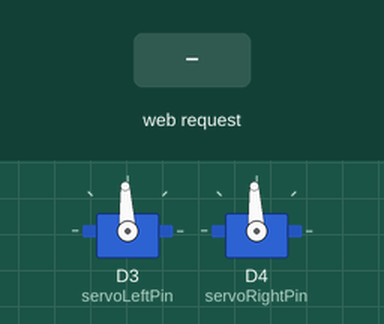
Recording of a sketch running on a simulated Arduino MKR. Shown: 2 × servo. The test bench sets the inputs (shaded band). WiFi joins after 1.5 s; servers stay silent unless stated; what the sketch prints to the serial monitor is not drawn.

Above: at 13.7 s.
13.8 s: HTTP request GET /F received
At 14.05 s:
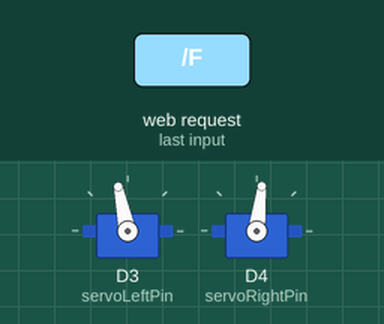
15.8 s: HTTP request GET /B received
At 16.05 s:
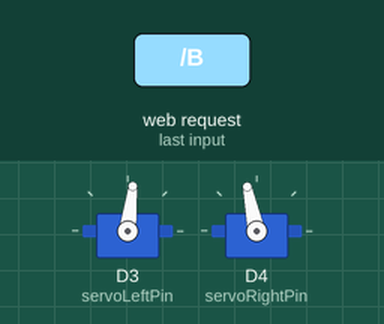
17.8 s: HTTP request GET /L received
At 18.05 s:
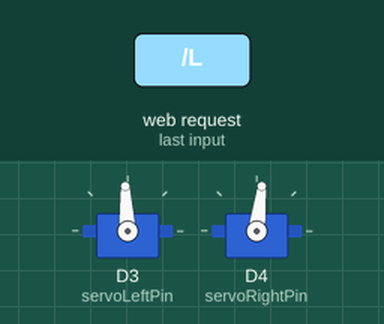
19.3 s: HTTP request GET /R received
At 19.55 s:
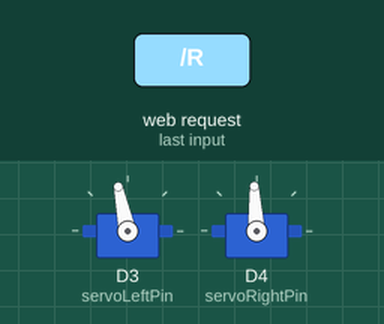
Timing chart, 0 to 21.8 s (numbered marks = the images above; inputs shaded):
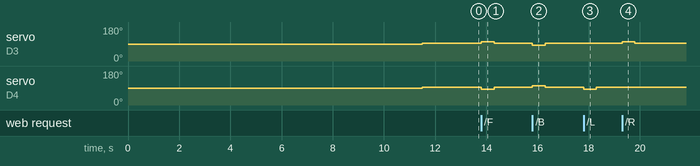

The sketch:

simple_robot.ino
```cpp
#include "RobotServer.hpp"

RobotServer robotServer;

void setup()
{
  Serial.begin(9600);
  while (! Serial);
  robotServer.initServer();
}

void loop()
{
  robotServer.runServer();
}
```

Robot.cpp
```cpp
#include "Robot.hpp"
#include "Arduino.h"

Robot::Robot(){
  servoLeft.attach(servoLeftPin);
  servoRight.attach(servoRightPin);
}

void Robot::stopMove(int timeMs){
  servoLeft.writeMicroseconds(1500);
  servoRight.writeMicroseconds(1500);
  delay(timeMs);
}

void Robot::moveForward(int timeMs){
  servoLeft.writeMicroseconds(1600);
  servoRight.writeMicroseconds(1400);
  delay(timeMs);
}

void Robot::moveBackward(int timeMs){
  servoLeft.writeMicroseconds(1400);
  servoRight.writeMicroseconds(1600);
  delay(timeMs);
}

void Robot::turnLeft(int timeMs){
  servoLeft.writeMicroseconds(1500);
  servoRight.writeMicroseconds(1400);
  delay(timeMs);
}

void Robot::turnRight(int timeMs){
  servoLeft.writeMicroseconds(1600);
  servoRight.writeMicroseconds(1500);
  delay(timeMs);
}
```

Robot.hpp
```cpp
#pragma once
#include <Servo.h>

class Robot{
private:
    Servo servoLeft;
    Servo servoRight;
    int servoLeftPin = 3;
    int servoRightPin = 4;
public:
    Robot();
    void stopMove(int timeMs);
    void moveForward(int timeMs);
    void moveBackward(int timeMs);
    void turnLeft(int timeMs);
    void turnRight(int timeMs);
};
```

RobotServer.cpp
```cpp
#include "RobotServer.hpp"
#include "Robot.hpp"
#include <Arduino.h>
#include <WiFiNINA.h>
#include "WifiSecret.h"


void RobotServer::initServer(){
  Serial.println("initServer");
  enableWiFi();
  connectWiFi();
  server.begin();
  printWifiStatus();
  robot.stopMove(1000);
}


void RobotServer::runServer(){
  client = server.available();

  if (client) {
    printWeb();
  }
}

void RobotServer::enableWiFi() {
  Serial.println("enableWiFi");
  if (WiFi.status() == WL_NO_MODULE) {
    Serial.println("Communication with WiFi module failed!");
    while (true);
  }

  String fv = WiFi.firmwareVersion();
  if (fv < "1.0.0") {
    Serial.println("Please upgrade the firmware");
  }
}

void RobotServer::connectWiFi() {
  Serial.println("connectWiFi");
  while (status != WL_CONNECTED) {
    Serial.println("connectWiFi try to connect");
    status = WiFi.begin(SECRET_SSID,SECRET_PASS);
    delay(10000);
  }
}

void RobotServer::printWifiStatus() {
  Serial.println("printWifiStatus");
  // print the SSID of the network you're attached to:
  Serial.print("SSID: ");
  Serial.println(WiFi.SSID());

  // print your board's IP address:
  IPAddress ip = WiFi.localIP();
  Serial.print("IP Address: ");
  Serial.println(ip);

  // print the received signal strength:
  long rssi = WiFi.RSSI();
  Serial.print("signal strength (RSSI):");
  Serial.print(rssi);
  Serial.println(" dBm");

  Serial.print("To see this page in action, open a browser to http://");
  Serial.println(ip);
}


void RobotServer::printWeb() {
   if (client) {                             // if you get a client,
    Serial.println("new client");           // print a message out the serial port
    String currentLine = "";                // make a String to hold incoming data from the client
    while (client.connected()) {            // loop while the client's connected
      if (client.available()) {             // if there's bytes to read from the client,
        char c = client.read();             // read a byte, then
        Serial.write(c);                    // print it out the serial monitor
        if (c == '\n') {                    // if the byte is a newline character

          // if the current line is blank, you got two newline characters in a row.
          // that's the end of the client HTTP request, so send a response:
          if (currentLine.length() == 0) {

            // HTTP headers always start with a response code (e.g. HTTP/1.1 200 OK)
            // and a content-type so the client knows what's coming, then a blank line:
            client.println("HTTP/1.1 200 OK");
            client.println("Content-type:text/html");
            client.println();

            //create the buttons
            client.print("Click <a href=\"/F\">here</a> move forward <br>");
            client.print("Click <a href=\"/B\">here</a> move backward <br>");
            client.print("Click <a href=\"/L\">here</a> turn left <br>");
            client.print("Click <a href=\"/R\">here</a> turn right <br>");

            // The HTTP response ends with another blank line:
            client.println();
            // break out of the while loop:
            break;
          }
          else {      // if you got a newline, then clear currentLine:
            currentLine = "";
          }
        }
        else if (c != '\r') {    // if you got anything else but a carriage return character,
          currentLine += c;      // add it to the end of the currentLine
        }

        if (currentLine.endsWith("GET /F")) {
            robot.moveForward(500);
            robot.stopMove(1);
        }
        if (currentLine.endsWith("GET /B")) {
          robot.moveBackward(500);
          robot.stopMove(1);
        }
        if (currentLine.endsWith("GET /L")) {
          robot.turnLeft(500);
          robot.stopMove(1);
        }
        if (currentLine.endsWith("GET /R")) {
          robot.turnRight(500);
          robot.stopMove(1);
        }
      }
    }
    // close the connection:
    client.stop();
    Serial.println("client disconnected");
  }
}
```

RobotServer.hpp
```cpp
#include "Robot.hpp"
#include <Arduino.h>
#include <WiFiNINA.h>

class RobotServer{
  private:
    Robot robot;
    WiFiServer server;
    WiFiClient client;
    int keyIndex = 0;
    int status = WL_IDLE_STATUS;
    void enableWiFi();
    void connectWiFi();
    void printWifiStatus();
    void printWeb();
  public:
    RobotServer() : server(80), robot() {};
    void initServer();
    void runServer();
};
```

WifiSecret.h
```cpp
#define SECRET_SSID ""
#define SECRET_PASS ""
```

Measured:
- after the input at 13.8 s, servo on D3 (servoLeftPin): 93° → 102° at once, → 93° 0.50 s later; servo on D4 (servoRightPin): 93° → 83° at once, → 93° 0.50 s later
- after the input at 15.8 s, servo on D3 (servoLeftPin): 93° → 83° at once, → 93° 0.50 s later; servo on D4 (servoRightPin): 93° → 102° at once, → 93° 0.50 s later
- after the input at 17.8 s, servo on D4 (servoRightPin): 93° → 83° at once, → 93° 0.50 s later
- after the input at 19.3 s, servo on D3 (servoLeftPin): 93° → 102° at once, → 93° 0.50 s later
